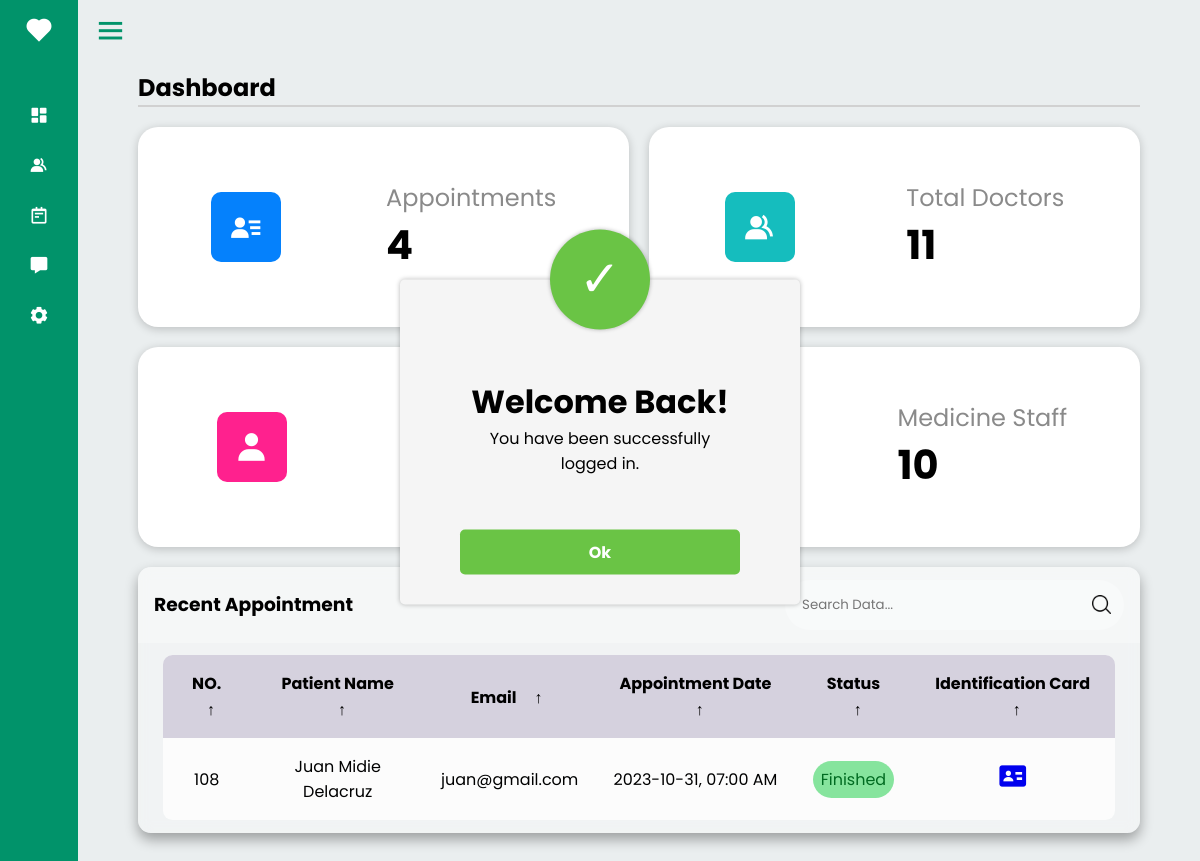
/pages/admin.php?error=successlogin (signed in), run on the app's committed database.
### tables this page shows
CREATE TABLE `appointments` (
  `appointment_id` int(11) NOT NULL,
  `firstName` varchar(100) NOT NULL,
  `lastName` varchar(100) NOT NULL,
  `middleName` varchar(100) NOT NULL,
  `email` varchar(100) NOT NULL,
  `dob` varchar(100) NOT NULL,
  `contactNumber` varchar(100) NOT NULL,
  `gender` varchar(100) NOT NULL,
  `id` varchar(255) NOT NULL,
  `services` varchar(255) NOT NULL,
  `appointmentDate` varchar(100) NOT NULL,
  `appointmentTime` varchar(100) NOT NULL,
  `accountpw` varchar(255) NOT NULL,
  `appointmentStatus` varchar(255) NOT NULL
);

### pages/admin.php (the view, shortened to what this page needs)
<?php
include '../backend/config.php';
?>
<!DOCTYPE html>
<html lang="en">
<head>
    <link rel="stylesheet" href="../Assets/css/admin.css">
    <link rel="stylesheet" href="https://cdn.jsdelivr.net/npm/boxicons@latest/css/boxicons.min.css">
    <link rel="stylesheet" href="../Assets/css/popup.css">
</head>
<body>
    <?php
        if(isset($_GET['error'])) {
        $error = $_GET['error'];
            if($error === 'successlogin') {
                echo '  <div id="pop-up-log-in">
                            <div class="pop-info-top">&#10003;</div>
                            <div class="pop-info-center">
                                <h1>Welcome Back!</h1>
                                <p>You have been successfully logged in.</p>
                            </div>
                            <div class="pop-info-bottom"><button class="pop-info-bottom-button" onclick="popUpVanish()">Ok</button></div>
                        </div>  ';
            } else if ($error == 'deleted'){
                echo '  <div id="pop-up-log-in">
                            <div class="pop-info-top">&#10003;</div>
                            <div class="pop-info-center">
                                <h1>Deleted!</h1>
                                <p>Successfully deleted data.</p>
                            </div>
                            <div class="pop-info-bottom"><button class="pop-info-bottom-button" onclick="popUpVanish()">Ok</button></div>
                        </div>  ';
            }
        }
    ?>
    <div class="sidebar close">
        <div class="logo-details">
            <i class='bx bxs-heart'></i>
        </div>
        <ul class="nav-links">
            <li>
                <a href="#" onclick="showSection('dashboard')">
                    <i class='bx bxs-dashboard'></i>
                </a>
            </li>
            <li>
                <a href="#" onclick="showSection('accounts')">
                    <i class="bx bxs-group"></i>
                </a>
            </li>
            <li>
                <a href="#" onclick="showSection('forms')">
                    <i class='bx bx-notepad'></i>
                </a>
            </li>
            <li>
                <a href="#" onclick="showSection('messages')">
                    <i class='bx bxs-message'></i>
                </a>
            </li>
            <li>
                <a href="#" onclick="showSection('settings')">
                    <i class='bx bxs-cog'></i>
                </a>
            </li>
        </ul>
    </div>
    <main class="home-section">
        <div class="home-content">
            <i class="bx bx-menu"></i>
        </div>
        <div class="container-fluid">
            <section id="dashboard" class="section-padding">
                <div class="container">
                    <h1 class="header">Dashboard</h1>
                    <div class="line"></div>
                    <div class="dashboard-top">
                        <div class="dashboard-item">
                            <div class="dashboard-left blue"><i class='bx bxs-user-detail'></i></i></div>
                            <div class="dashboard-right">
                                <div class="dashboard-top-text">Appointments</div>
                                <div class="dashboard-bottom-text">
                                    <?php
                                        $i = 0;
                                        $numberAppointment = "SELECT * FROM `appointments` WHERE appointmentStatus = 'ON'";
                                        $numberApp = mysqli_query($connect, $numberAppointment);
                                        if ($numberApp) {
                                            $i = mysqli_num_rows($numberApp);
                                        }
                                        echo $i;
                                    ?>
                                </div>
                            </div>
                        </div>
                        <div class="dashboard-item">
                            <div class="dashboard-left green"><i class='bx bxs-group'></i></div>
                            <div class="dashboard-right">
                                <div class="dashboard-top-text">Total Doctors</div>
                                <div class="dashboard-bottom-text">
                                    <?php
                                        $i = 0;
                                        $numberDoctors = "SELECT * FROM `doctor_acc` WHERE doctor_occupation = 'doctor'";
                                        $numberDoc = mysqli_query($connect, $numberDoctors);
                                        if ($numberDoc) {
                                            $i = mysqli_num_rows($numberDoc);
                                        }
                                        echo $i;
                                    ?>
                                </div>
                            </div>
                        </div>
                        <div class="dashboard-item">
                            <div class="dashboard-left pink"><i class='bx bxs-user'></i></i></div>
                            <div class="dashboard-right">
                                <div class="dashboard-top-text">Total Nurses</div>
                                <div class="dashboard-bottom-text">
                                </div>
                            </div>
                        </div>
                        <div class="dashboard-item">
                            <div class="dashboard-left yellow"><i class='bx bx-plus-medical'></i></div>
                            <div class="dashboard-right">
                                <div class="dashboard-top-text">Medicine Staff</div>
                                <div class="dashboard-bottom-text">
                                    <?php
                                        $i = 0;
                                        $numberMedStaff = "SELECT * FROM `doctor_acc` WHERE doctor_occupation = 'medical_staff'";
                                        $numberMed = mysqli_query($connect, $numberMedStaff);
                                        if ($numberMed) {
                                            $i = mysqli_num_rows($numberMed);
                                        }
                                        echo $i;
                                    ?>
                                </div>
                            </div>
                        </div>
                    </div>
                    <div class="dashboard-bottom">
                        <main class="table">
                            <article class="table__header">
                                <h1>Recent Appointment</h1>
                                <form action="" class="input-group">
                                    <input type="search" placeholder="Search Data...">
                                    <img src="../Assets/images/search.png" alt="">
                                </form>
                            </article>
                            <article class="table__body">
                                <table>
                                    <thead>
                                        <tr>
                                            <th> NO. <span class="icon-arrow">&UpArrow;</span></th>
                                            <th> Patient Name <span class="icon-arrow">&UpArrow;</span></th>
                                            <th> Email <span class="icon-arrow">&UpArrow;</span></th>
                                            <th> Appointment Date <span class="icon-arrow">&UpArrow;</span></th>
                                            <th> Status <span class="icon-arrow">&UpArrow;</span></th>
                                            <th> Identification Card <span class="icon-arrow">&UpArrow;</span></th>
                                        </tr>
                                    </thead>
                                    <tbody>
                                    <?php
                                        $yesterday = date("Y-m-d", strtotime("yesterday"));
                                        $dataAppointment = "SELECT * FROM `appointments` WHERE appointmentStatus = 'OFF' OR appointmentDate = '$yesterday'";
                                        $appointment = mysqli_query($connect, $dataAppointment);
                                        if (mysqli_num_rows($appointment) > 0){
                                    ?>
                                    <?php
                                        while ($fetch_appointment = mysqli_fetch_assoc($appointment)){
                                    ?>
                                        <tr>
                                            <td> <?php echo $fetch_appointment['appointment_id']; ?> </td>
                                            <td> <?php echo $fetch_appointment['firstName'] . ' ' . $fetch_appointment['middleName'] . ' ' . $fetch_appointment['lastName']; ?> </td>
                                            <td> <?php echo $fetch_appointment['email']; ?> </td>
                                            <td> <?php echo $fetch_appointment['appointmentDate'] . ', ' . $fetch_appointment['appointmentTime']; ?> </td>
                                            <td>
                                                <p class="status delivered" style="<?php if($fetch_appointment['appointmentStatus'] == 'OFF') { echo 'background-color: red; color: white;'; } ?>"><?php if($fetch_appointment['appointmentStatus'] == 'ON') { echo 'Finished'; } else { echo 'Cancelled'; }; ?></p>
                                            </td>
                                            <td>
                                                <a href="uploads/<?php echo $fetch_appointment['id']; ?>" class="bx-icon-1" style="font-size: 32px;"><i class='bx bxs-id-card'></i></a>
                                            </td>
                                        </tr>
                                        <?php
                                            }
                                        }
                                        ?>
                                    </tbody>
                                </table>
                            </article>
                        </main>
                    </div>
                </div>
            </section>
        </div>
    </main>
</body>
</html>

### Assets/css/admin.css (style rules this page uses)
* { margin: 0; padding: 0; box-sizing: border-box; font-family: 'Poppins', sans-serif; }
body { background: #EAEEEF; }
.sidebar { position: fixed; top: 0; left: 0; height: 100%; width: 260px; background: #01936A; z-index: 100; transition: all 0.5s ease; }
.sidebar.close { width: 78px; }
.sidebar .logo-details { height: 60px; width: 100%; display: flex; align-items: center; }
.sidebar .logo-details i { font-size: 30px; color: #fff; height: 50px; min-width: 78px; text-align: center; line-height: 50px; }
.sidebar .nav-links { height: 100%; padding: 30px 0 150px 0; overflow: auto; }
.sidebar.close .nav-links { overflow: visible; }
.sidebar .nav-links li { position: relative; list-style: none; transition: all 0.4s ease; }
.sidebar .nav-links li i { height: 50px; min-width: 78px; text-align: center; line-height: 50px; color: #fff; font-size: 20px; cursor: pointer; transition: all 0.3s ease; }
.sidebar .nav-links li a { display: flex; align-items: center; text-decoration: none; }
.home-section { position: relative; height: 100vh; left: 260px; width: calc(100% - 260px); transition: all 0.5s ease; }
.sidebar.close ~ .home-section { left: 78px; width: calc(100% - 78px); }
.home-section .home-content { height: 60px; display: flex; align-items: center; }
.home-section .home-content .bx-menu { margin: 0 15px; cursor: pointer; }
.home-section .home-content .bx-menu { color: #01936a; font-size: 35px; }
.container { padding: 0 60px; margin: 0 auto; margin-top: 10px; }
.line { width: 100%; border: 1px solid rgb(209, 209, 209); }
.dashboard-top { margin-top: 20px; width: 100%; display: grid; grid-template-columns: repeat(4, 1fr); gap: 20px; }
.dashboard-item { height: 200px; border: none; border-radius: 20px; background: white; box-shadow: 0 2px 10px rgba(0,0,0,0.2); display: flex; align-items: center; justify-content: space-around; padding: 0 20px; cursor: pointer; }
.dashboard-left { width: 70px; height: 70px; border-radius: 10px; display: flex; justify-content: center; align-items: center; }
.pink { background-color: #FF218E; }
.blue { background-color: #0581FC; }
.green { background-color: #15BDBE; }
.yellow { background-color: rgb(199, 127, 25); }
.dashboard-item .dashboard-left .bx { color: white; font-size: 35px; }
.dashboard-right { display: flex; flex-direction: column; }
.dashboard-top-text { font-size: 24px; color: rgb(138, 138, 138); }
.dashboard-bottom-text { font-size: 40px; font-weight: bold; }
.dashboard-bottom { margin-top: 20px; padding-bottom: 50px; }
section { display: none; }
#dashboard { display: block; }
@media (max-width: 1350px) { .dashboard-top { grid-template-columns: repeat(2, 1fr); } }
main.table { background-color: #fff5; backdrop-filter: blur(7px); box-shadow: 0 .4rem .8rem #0005; border-radius: .8rem; overflow: hidden; }
.table__header { width: 100%; height: 10%; background-color: #fff4; padding: .8rem 1rem; display: flex; justify-content: space-between; align-items: center; }
.table__header .input-group { width: 35%; height: 50px; background-color: #fff5; padding: 0 .8rem; border-radius: 2rem; display: flex; justify-content: center; align-items: center; transition: .2s; }
.table__header .input-group img { width: 1.2rem; height: 1.2rem; }
.table__header .input-group input { width: 100%; padding: 0 .5rem 0 .3rem; background-color: transparent; border: none; outline: none; }
.table__body { width: 95%; max-height: calc(89% - 1.6rem); background-color: #fffb; margin: .8rem auto; border-radius: .6rem; overflow: auto; overflow: overlay; }
table { width: 100%; }
table, th, td { border-collapse: collapse; padding: 1rem; text-align: center; }
thead th { position: sticky; top: 0; left: 0; background-color: #d5d1defe; cursor: pointer; text-transform: capitalize; }
tbody tr { --delay: .1s; transition: .5s ease-in-out var(--delay), background-color 0s; }
tbody tr td, tbody tr td p, tbody tr td img { transition: .2s ease-in-out; }
.status { padding: .4rem 0; border-radius: 2rem; text-align: center; }
.status.delivered { background-color: #86e49d; color: #006b21; }
thead th span.icon-arrow { display: inline-block; width: 1.3rem; height: 1.3rem; border-radius: 50%; border: 1.4px solid transparent; text-align: center; font-size: 1rem; margin-left: .5rem; transition: .2s ease-in-out; }

### data on the page
appointments: appointment_id "108", firstName "Juan", middleName "Midie", lastName "Delacruz", email "juan@gmail.com", appointmentDate "2023-10-31", appointmentTime "07:00 AM", appointmentStatus "Finished"

### other printed values
$i "4"
$i "11"
$i "10"
